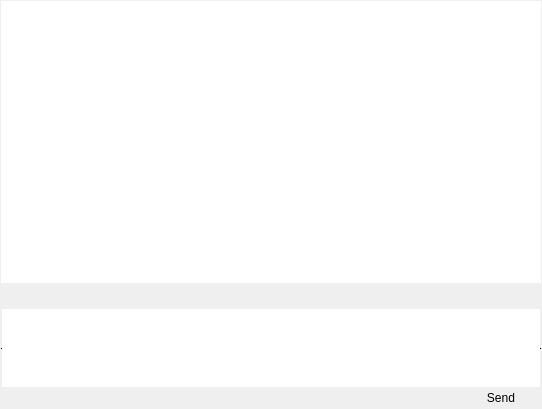
<?xml version="1.0" encoding="UTF-8"?>
<ui version="4.0" idbasedtr="false">
 <class>dlgChat</class>
 <widget class="QDialog" name="dlgChat">
  <property name="geometry">
   <rect>
    <x>0</x>
    <y>0</y>
    <width>542</width>
    <height>409</height>
   </rect>
  </property>
  <property name="baseSize">
   <size>
    <width>500</width>
    <height>400</height>
   </size>
  </property>
  <property name="windowTitle">
   <string/>
  </property>
  <property name="windowIcon">
   <iconset>
    <normaloff>:/images/icons/chat1.ico</normaloff>:/images/icons/chat1.ico</iconset>
  </property>
  <layout class="QVBoxLayout" name="verticalLayout" stretch="0,0,0,0">
   <property name="spacing">
    <number>0</number>
   </property>
   <property name="leftMargin">
    <number>1</number>
   </property>
   <property name="topMargin">
    <number>1</number>
   </property>
   <property name="rightMargin">
    <number>1</number>
   </property>
   <property name="bottomMargin">
    <number>1</number>
   </property>
   <item>
    <widget class="QTextEdit" name="txtChatMessages">
     <property name="frameShape">
      <enum>QFrame::NoFrame</enum>
     </property>
     <property name="textInteractionFlags">
      <set>Qt::TextSelectableByMouse</set>
     </property>
    </widget>
   </item>
   <item>
    <layout class="QHBoxLayout" name="horizontalLayout_2">
     <item>
      <spacer name="horizontalSpacer">
       <property name="orientation">
        <enum>Qt::Horizontal</enum>
       </property>
       <property name="sizeHint" stdset="0">
        <size>
         <width>80</width>
         <height>20</height>
        </size>
       </property>
      </spacer>
     </item>
     <item>
      <widget class="QPushButton" name="smileButton">
       <property name="enabled">
        <bool>true</bool>
       </property>
       <property name="minimumSize">
        <size>
         <width>35</width>
         <height>25</height>
        </size>
       </property>
       <property name="styleSheet">
        <string notr="true">#smileButton {
border-image: url(:/ui/images/icons/pressed_smile_btn.png);
background-color: transparent;
background: none;
border: none;
background-repeat: none;
}

#smileButton:pressed
{
border-image: url(:/ui/images/icons/release_smile_btn.png);
}
</string>
       </property>
       <property name="text">
        <string/>
       </property>
       <property name="iconSize">
        <size>
         <width>48</width>
         <height>48</height>
        </size>
       </property>
       <property name="default">
        <bool>true</bool>
       </property>
       <property name="Icon" stdset="0">
        <iconset>
         <normaloff>images/icons/smile_icon_button.png</normaloff>images/icons/smile_icon_button.png</iconset>
       </property>
      </widget>
     </item>
    </layout>
   </item>
   <item>
    <widget class="QTextEdit" name="txtNewMessage">
     <property name="minimumSize">
      <size>
       <width>0</width>
       <height>40</height>
      </size>
     </property>
     <property name="maximumSize">
      <size>
       <width>16777215</width>
       <height>80</height>
      </size>
     </property>
     <property name="frameShape">
      <enum>QFrame::HLine</enum>
     </property>
     <property name="frameShadow">
      <enum>QFrame::Plain</enum>
     </property>
     <property name="lineWidth">
      <number>1</number>
     </property>
     <property name="verticalScrollBarPolicy">
      <enum>Qt::ScrollBarAlwaysOff</enum>
     </property>
     <property name="horizontalScrollBarPolicy">
      <enum>Qt::ScrollBarAlwaysOff</enum>
     </property>
    </widget>
   </item>
   <item>
    <layout class="QHBoxLayout" name="horizontalLayout">
     <property name="spacing">
      <number>0</number>
     </property>
     <item>
      <spacer name="horizontalSpacer_2">
       <property name="orientation">
        <enum>Qt::Horizontal</enum>
       </property>
       <property name="sizeHint" stdset="0">
        <size>
         <width>40</width>
         <height>20</height>
        </size>
       </property>
      </spacer>
     </item>
     <item>
      <widget class="QPushButton" name="btnSendMsg">
       <property name="minimumSize">
        <size>
         <width>0</width>
         <height>20</height>
        </size>
       </property>
       <property name="maximumSize">
        <size>
         <width>16777215</width>
         <height>20</height>
        </size>
       </property>
       <property name="text">
        <string>Send</string>
       </property>
       <property name="shortcut">
        <string extracomment="Send message">Ctrl+Return</string>
       </property>
       <property name="autoDefault">
        <bool>true</bool>
       </property>
       <property name="default">
        <bool>true</bool>
       </property>
       <property name="flat">
        <bool>true</bool>
       </property>
      </widget>
     </item>
    </layout>
   </item>
  </layout>
 </widget>
 <tabstops>
  <tabstop>btnSendMsg</tabstop>
  <tabstop>txtChatMessages</tabstop>
 </tabstops>
 <resources>
  <include location="../resources.qrc"/>
 </resources>
 <connections/>
</ui>
